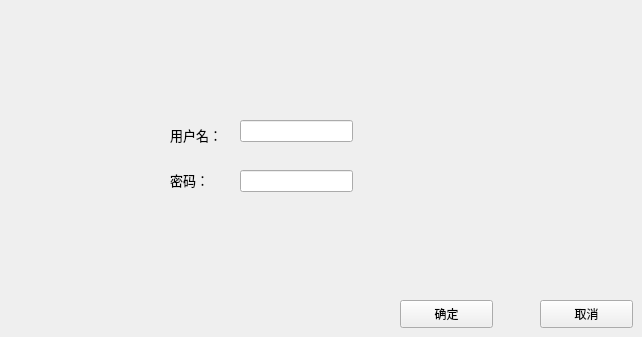
    <widget class="QWidget" name="page_20">
     <widget class="QLabel" name="label_75">
      <property name="geometry">
       <rect>
        <x>170</x>
        <y>120</y>
        <width>61</width>
        <height>31</height>
       </rect>
      </property>
      <property name="text">
       <string>&lt;html&gt;&lt;head/&gt;&lt;body&gt;&lt;p&gt;&lt;span style=&quot; font-size:10pt;&quot;&gt;用户名：&lt;/span&gt;&lt;/p&gt;&lt;/body&gt;&lt;/html&gt;</string>
      </property>
     </widget>
     <widget class="QLabel" name="label_76">
      <property name="geometry">
       <rect>
        <x>170</x>
        <y>170</y>
        <width>55</width>
        <height>21</height>
       </rect>
      </property>
      <property name="text">
       <string>&lt;html&gt;&lt;head/&gt;&lt;body&gt;&lt;p&gt;&lt;span style=&quot; font-size:10pt;&quot;&gt;密码：&lt;/span&gt;&lt;/p&gt;&lt;/body&gt;&lt;/html&gt;</string>
      </property>
     </widget>
     <widget class="QLineEdit" name="admin">
      <property name="geometry">
       <rect>
        <x>240</x>
        <y>120</y>
        <width>113</width>
        <height>22</height>
       </rect>
      </property>
     </widget>
     <widget class="QLineEdit" name="codea">
      <property name="geometry">
       <rect>
        <x>240</x>
        <y>170</y>
        <width>113</width>
        <height>22</height>
       </rect>
      </property>
     </widget>
     <widget class="QPushButton" name="confirm">
      <property name="geometry">
       <rect>
        <x>400</x>
        <y>300</y>
        <width>93</width>
        <height>28</height>
       </rect>
      </property>
      <property name="text">
       <string>确定</string>
      </property>
     </widget>
     <widget class="QPushButton" name="returntofex">
      <property name="geometry">
       <rect>
        <x>540</x>
        <y>300</y>
        <width>93</width>
        <height>28</height>
       </rect>
      </property>
      <property name="text">
       <string>取消</string>
      </property>
     </widget>
    </widget>
